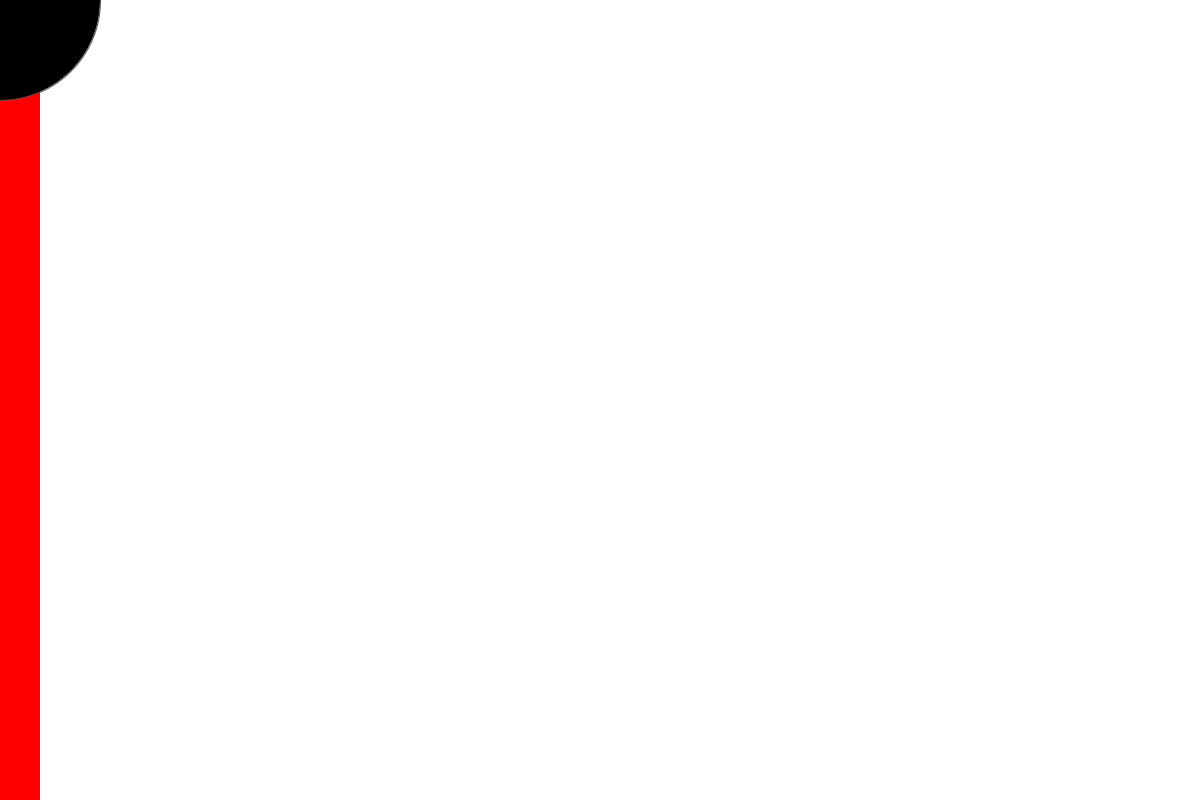
Frame 1 (no input)
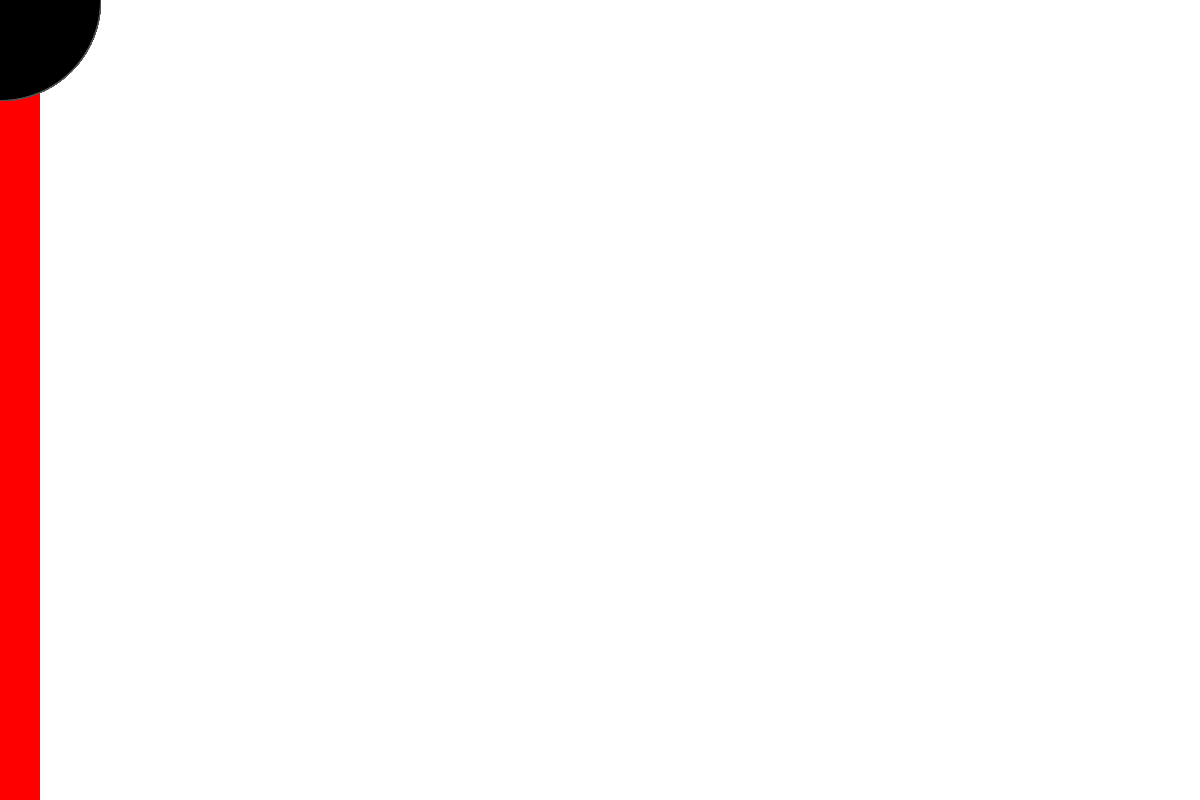
Frame 60 (the mouse pressed at the canvas centre just before this capture)
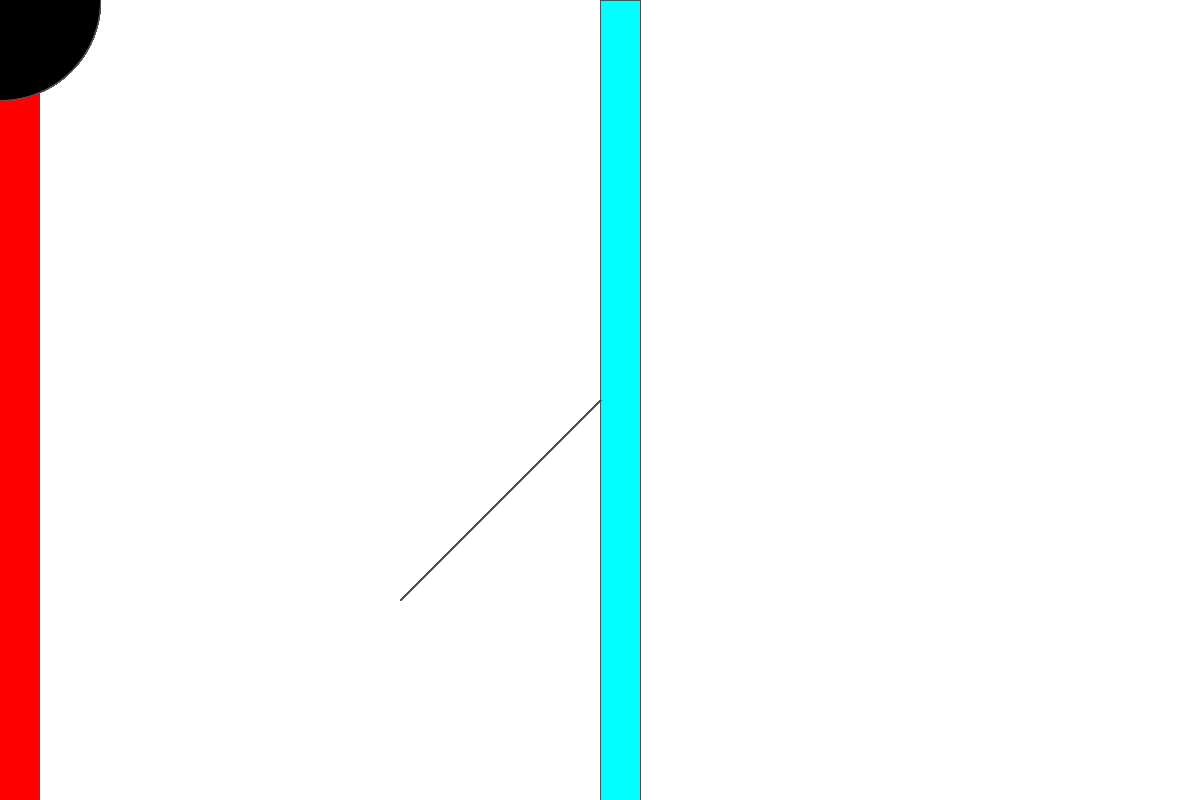
Frame 120 (the mouse held since frame 60 and released just before this capture)

The Processing sketch that drew these frames (run headless with seeded random() and noise(); from frame 60 on, the mouse is pressed at the canvas centre):

// Processing sketch: processing_144548
// ── processing_144548.pde

int barWidth = 40;
int lastBar = -1;

void setup() 
{
  size(1200, 800);
  background(255);
  colorMode(HSB, height, height, height);  
  noStroke();
}

void draw() 
{
  int whichBar = mouseX / barWidth;
  if (whichBar != lastBar) {
    int barX = whichBar * barWidth;
    fill(mouseY, height, height);
    rect(barX, 0, barWidth, height);
    lastBar = whichBar;
  }
  stroke(255);
  fill(0);
    if (mousePressed) {
    triangle(mouseX,mouseY,600,400,mouseY,mouseX);
  } else {
  ellipse(mouseX,mouseY,200,200);
  }
}
